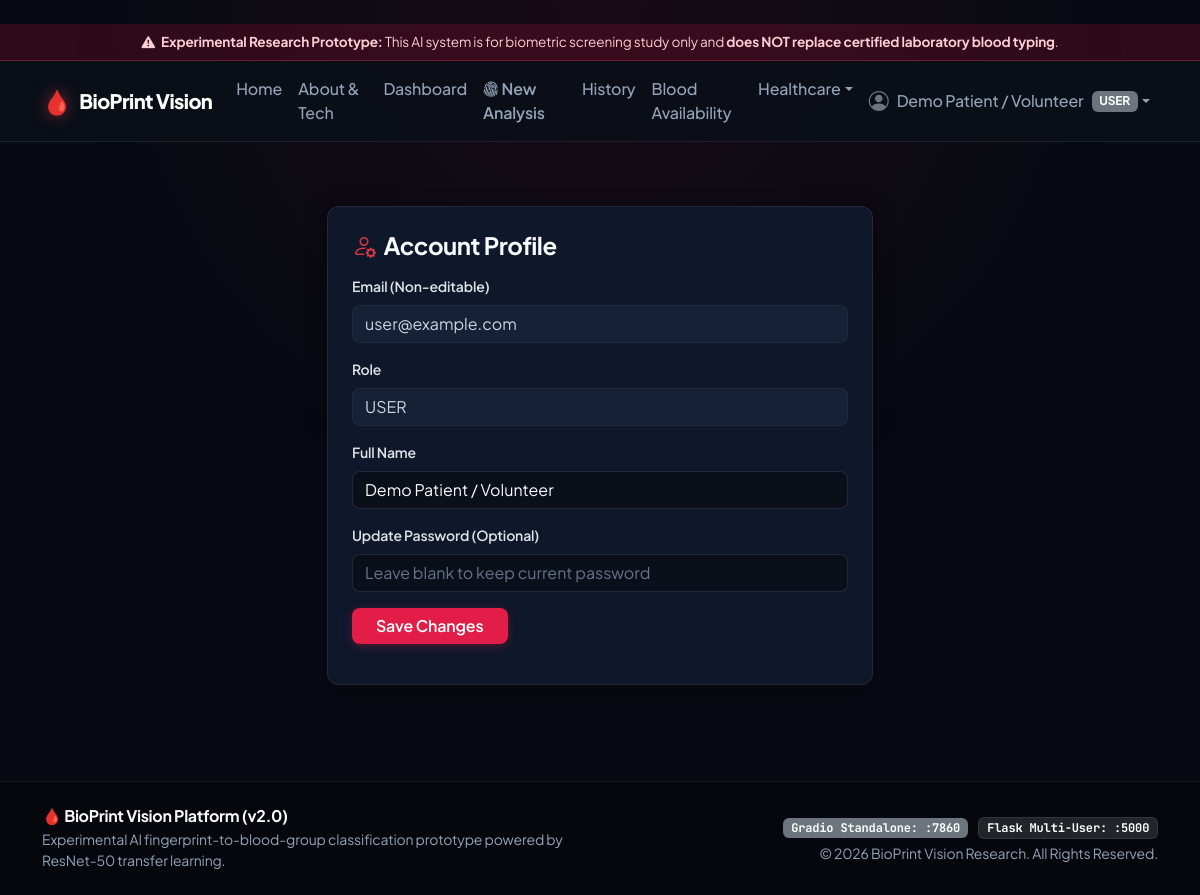
Page /profile (signed in) on the committed database.
### database/models.py (models this page shows, shortened)
class User(db.Model):
    __tablename__ = "users"
    id = db.Column(db.Integer, primary_key=True, autoincrement=True)
    name = db.Column(db.String(120), nullable=False)
    email = db.Column(db.String(150), unique=True, nullable=False, index=True)
    password_hash = db.Column(db.String(255), nullable=False)
    role = db.Column(db.String(20), nullable=False, default="USER", index=True)  # USER, HOSPITAL, ADMIN
    status = db.Column(db.String(20), nullable=False, default="ACTIVE")          # ACTIVE, INACTIVE, SUSPENDED
    created_at = db.Column(db.DateTime, nullable=False, default=datetime.utcnow)
    updated_at = db.Column(db.DateTime, nullable=False, default=datetime.utcnow, onupdate=datetime.utcnow)
    analyses = db.relationship("Analysis", backref="user", lazy=True, cascade="all, delete-orphan")
    facilities = db.relationship("Facility", backref="owner", lazy=True)

### routes/auth.py (the view, shortened to what this page needs)
@auth_bp.route("/profile", methods=["GET", "POST"])
@login_required
def profile():
    user = g.user
    return render_template("auth/profile.html", user=user)

### routes/auth.py (called while the page is built)
def get_current_user():
    user_id = session.get("user_id")
    if user_id:
        return db.session.get(User, user_id)
    return None

def login_required(f):
    @wraps(f)
    def decorated_function(*args, **kwargs):
        if "user_id" not in session:
            flash("Please sign in to access this page.", "warning")
            return redirect(url_for("auth.login", next=request.path))
        return f(*args, **kwargs)
    return decorated_function

@auth_bp.before_app_request
def load_logged_in_user():
    g.user = get_current_user()

### templates/auth/profile.html (shortened to what this page needs)
﻿{% extends "base.html" %}
{% block content %}
<div class="row justify-content-center py-4">
    <div class="col-md-6">
        <div class="card p-4">
            <h4 class="fw-bold mb-3"><i class="bi bi-person-gear text-danger me-2"></i>Account Profile</h4>
            <form method="POST">
                <div class="mb-3">
                    <label class="form-label small fw-semibold">Email (Non-editable)</label>
                    <input type="text" class="form-control bg-light" value="{{ user.email }}" readonly>
                </div>
                <div class="mb-3">
                    <label class="form-label small fw-semibold">Role</label>
                    <input type="text" class="form-control bg-light" value="{{ user.role }}" readonly>
                </div>
                <div class="mb-3">
                    <label class="form-label small fw-semibold">Full Name</label>
                    <input type="text" name="name" class="form-control" value="{{ user.name }}" required>
                </div>
                <div class="mb-3">
                    <label class="form-label small fw-semibold">Update Password (Optional)</label>
                    <input type="password" name="new_password" class="form-control" placeholder="Leave blank to keep current password" minlength="6">
                </div>
                <button type="submit" class="btn btn-rose px-4">Save Changes</button>
            </form>
        </div>
    </div>
</div>
{% endblock %}

### templates/base.html (shortened to what this page needs)
<!DOCTYPE html>
<html lang="en" data-bs-theme="dark">
<head>
    <link href="https://cdn.jsdelivr.net/npm/bootstrap@5.3.3/dist/css/bootstrap.min.css" rel="stylesheet">
    <link href="https://cdn.jsdelivr.net/npm/bootstrap-icons@1.11.3/font/bootstrap-icons.min.css" rel="stylesheet">
</head>
<body>
    <div class="disclaimer-banner py-2 px-3 text-center">
        <i class="bi bi-exclamation-triangle-fill me-1"></i>
        <strong>Experimental Research Prototype:</strong> This AI system is for biometric screening study only and <strong>does NOT replace certified laboratory blood typing</strong>.
    </div>
    <nav class="navbar navbar-expand-lg navbar-dark sticky-top py-2">
        <div class="container position-relative">
            <a class="navbar-brand d-flex align-items-center" href="{{ url_for('main.index') }}">
                <span class="fs-4 me-2 brand-logo">🩸</span>
                <span>BioPrint Vision</span>
            </a>
            <div class="collapse navbar-collapse" id="navbarMain">
                <ul class="navbar-nav me-auto mb-2 mb-lg-0">
                    <li class="nav-item">
                        <a class="nav-link" href="{{ url_for('main.index') }}">Home</a>
                    </li>
                    <li class="nav-item">
                        <a class="nav-link" href="{{ url_for('main.about') }}">About & Tech</a>
                    </li>
                    {% if g.user %}
                    <li class="nav-item">
                        <a class="nav-link" href="{{ url_for('main.dashboard') }}">Dashboard</a>
                    </li>
                    <li class="nav-item">
                        <a class="nav-link text-danger fw-semibold" href="{{ url_for('analysis.new_analysis') }}">
                            <i class="bi bi-fingerprint"></i> New Analysis
                        </a>
                    </li>
                    <li class="nav-item">
                        <a class="nav-link" href="{{ url_for('analysis.history') }}">History</a>
                    </li>
                    <li class="nav-item">
                        <a class="nav-link" href="{{ url_for('availability.browse_availability') }}">Blood Availability</a>
                    </li>
                    <li class="nav-item dropdown">
                        <a class="nav-link dropdown-toggle" href="#" data-bs-toggle="dropdown">Healthcare</a>
                    </li>
                    {% endif %}
                </ul>
                <ul class="navbar-nav ms-auto mb-2 mb-lg-0 align-items-center">
                    {% if g.user %}
                    <li class="nav-item dropdown">
                        <a class="nav-link dropdown-toggle d-flex align-items-center" href="#" data-bs-toggle="dropdown">
                            <i class="bi bi-person-circle fs-5 me-2 text-secondary"></i>
                            <span>{{ g.user.name }}</span>
                            <span class="badge bg-secondary ms-2">{{ g.user.role }}</span>
                        </a>
                    </li>
                    {% endif %}
                </ul>
            </div>
        </div>
    </nav>
    <main class="container py-4 flex-grow-1 position-relative" style="z-index: 1;">
        {% block content %}{% endblock %}
    </main>
    <footer class="py-4 mt-5 position-relative" style="z-index: 10;">
        <div class="container text-center text-md-start">
            <div class="row gy-3 align-items-center">
                <div class="col-md-6">
                    <h6 class="fw-bold mb-1 text-light">🩸 BioPrint Vision Platform (v2.0)</h6>
                    <p class="text-muted small mb-0">
                        Experimental AI fingerprint-to-blood-group classification prototype powered by ResNet-50 transfer learning.
                    </p>
                </div>
                <div class="col-md-6 text-md-end">
                    <span class="badge bg-secondary font-mono me-2">Gradio Standalone: :7860</span>
                    <span class="badge bg-dark font-mono border border-secondary">Flask Multi-User: :5000</span>
                    <p class="text-muted small mt-1 mb-0">
                        &copy; 2026 BioPrint Vision Research. All Rights Reserved.
                    </p>
                </div>
            </div>
        </div>
    </footer>
</body>
</html>

### templates/base.html (style rules this page uses)
:root { --bp-obsidian: #070a12; --bp-surface: #0f172a; --bp-surface-elevated: #162036; --bp-surface-border: rgba(255, 255, 255, 0.08); --bp-primary: #f43f5e; --bp-primary-dark: #e11d48; --bp-primary-glow: rgba(244, 63, 94, 0.35); --bp-text-main: #f8fafc; --bp-text-body: #cbd5e1; --bp-text-muted: #94a3b8; }
body { background-color: var(--bp-obsidian); font-family: 'Plus Jakarta Sans', -apple-system, BlinkMacSystemFont, "Segoe UI", Roboto, sans-serif; color: var(--bp-text-body); min-height: 100vh; display: flex; flex-direction: column; letter-spacing: -0.01em; }
code, pre, .font-mono { font-family: 'JetBrains Mono', ui-monospace, SFMono-Regular, monospace; }
body::before { content: ''; position: fixed; top: 0; left: 50%; transform: translateX(-50%); width: 100vw; height: 480px; background: radial-gradient(circle at 50% 0%, rgba(225, 29, 72, 0.08), transparent 70%); pointer-events: none; z-index: 0; }
.disclaimer-banner { background-color: rgba(159, 18, 57, 0.25); color: #fecdd3; font-size: 0.85rem; border-bottom: 1px solid rgba(244, 63, 94, 0.3); position: relative; z-index: 10; }
.navbar { background: rgba(11, 15, 25, 0.88) !important; backdrop-filter: blur(16px); -webkit-backdrop-filter: blur(16px); border-bottom: 1px solid var(--bp-surface-border) !important; position: relative; z-index: 100; }
.navbar-brand { font-weight: 800; color: #ffffff !important; letter-spacing: -0.03em; }
.navbar-brand .brand-logo { filter: drop-shadow(0 0 8px rgba(244, 63, 94, 0.5)); }
.nav-link { color: var(--bp-text-muted) !important; font-weight: 500; transition: color 0.15s ease; }
.card { background-color: var(--bp-surface); border: 1px solid var(--bp-surface-border); border-radius: 12px; box-shadow: 0 4px 20px -2px rgba(0, 0, 0, 0.5); transition: box-shadow 0.2s ease, border-color 0.2s ease, transform 0.2s ease; }
h1, h2, h3, h4, h5, h6, .h1, .h2, .h3, .h4, .h5, .h6 { color: var(--bp-text-main); letter-spacing: -0.02em; }
.text-muted { color: var(--bp-text-muted) !important; }
.bg-light { background-color: var(--bp-surface-elevated) !important; color: var(--bp-text-body) !important; }
.border, .border-bottom, .border-top, .border-end, .border-start { border-color: var(--bp-surface-border) !important; }
.btn { font-weight: 600; letter-spacing: -0.01em; border-radius: 8px; transition: transform 0.15s cubic-bezier(0.16, 1, 0.3, 1), box-shadow 0.15s ease, background-color 0.15s ease; }
.btn-rose { background-color: var(--bp-primary-dark); color: #ffffff; border: none; box-shadow: 0 2px 10px rgba(225, 29, 72, 0.3); }
.form-control, .form-select { background-color: #0b0f19; border: 1px solid var(--bp-surface-border); color: #f8fafc; border-radius: 8px; }
.form-control::placeholder { color: #64748b; }
footer { margin-top: auto; background-color: #05070d; border-top: 1px solid var(--bp-surface-border); color: var(--bp-text-muted); }

### rows in the picture
User: user.name "Demo Patient / Volunteer", user.role "USER", email "user@example.com", role "USER", name "Demo Patient / Volunteer"
